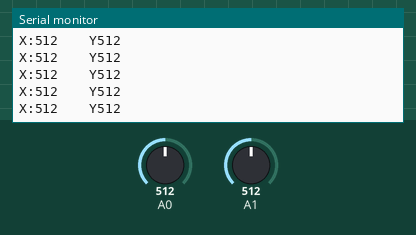
This sketch was run on a simulated Arduino Uno, built with avr-gcc and run on an emulated ATmega328P. Parts: the last lines printed to the serial monitor. The test bench sets the inputs (shaded band); at power-on: A0 = 512, A1 = 512. No radio packets arrive unless stated.

Above: at 1.4 s.
1.5 s: A0 set to 716
At 1.64 s:
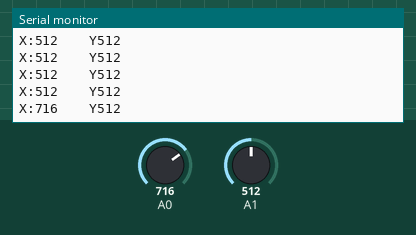
3.0 s: A1 set to 716
At 3.07 s:
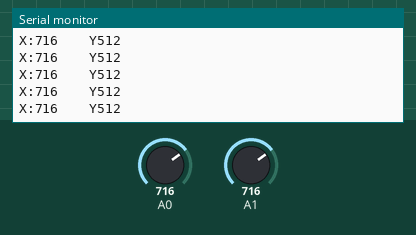
4.5 s: A0 set to 900
At 4.5 s:
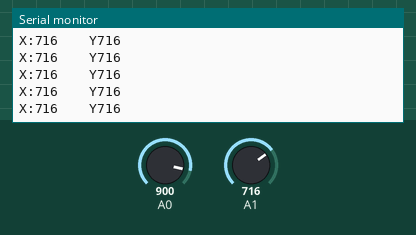
6.0 s: A1 set to 900
At 6.03 s:
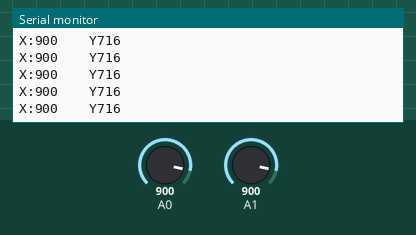
Timing chart, 0 to 8.5 s (numbered marks = the images above; inputs shaded):
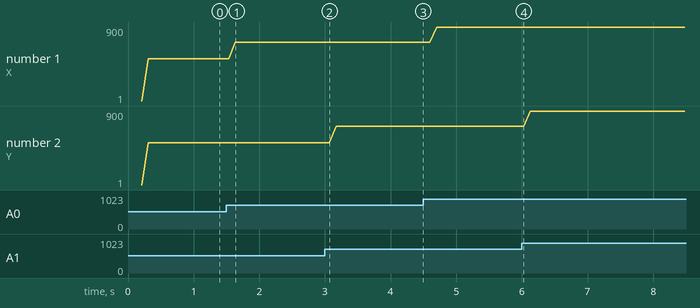

Measured:
- after the input at 1.5 s, the serial monitor: prints a new line after 0.14 s (image 1)
- plotted number 1: 512 → 716 after the input at 1.5 s, 716 → 900 after the input at 4.5 s

The sketch:

NanoController.ino
```cpp
/*
 * If you use the serial monitor for debugging remember to ster the baud rate to 115200.
 * The modules are set to only one-way communication. That means that the controller can only transmit and the tank can only receive.
 * If you wish to change this for two-way communication there is plenty of documentation to do so on the internet and in examples.
 *
 * This program reads the analog input of the joystick and sends it in packets to te tank.
 */
#include <SPI.h>
#include "RF24.h"

RF24 myRadio (1 , 8);
byte addresses[][6] = {"123"};

struct package
{
  int X=1;
  int Y=1;
};


typedef struct package Package;
Package data;


void setup()
{
  Serial.begin(115200);
  delay(100);
  myRadio.begin();
  myRadio.setChannel(115);
  myRadio.setPALevel(RF24_PA_MIN);
  myRadio.setDataRate( RF24_250KBPS ) ;
  myRadio.openWritingPipe( addresses[0]);
  delay(100);
}

void loop()
{

  myRadio.write(&data, sizeof(data));

  Serial.print("X:");
  Serial.print(data.X);
  Serial.print("    Y");
  Serial.println(data.Y);
  data.X = analogRead(A0);
  data.Y = analogRead(A1);
  delay(100);
}
```
